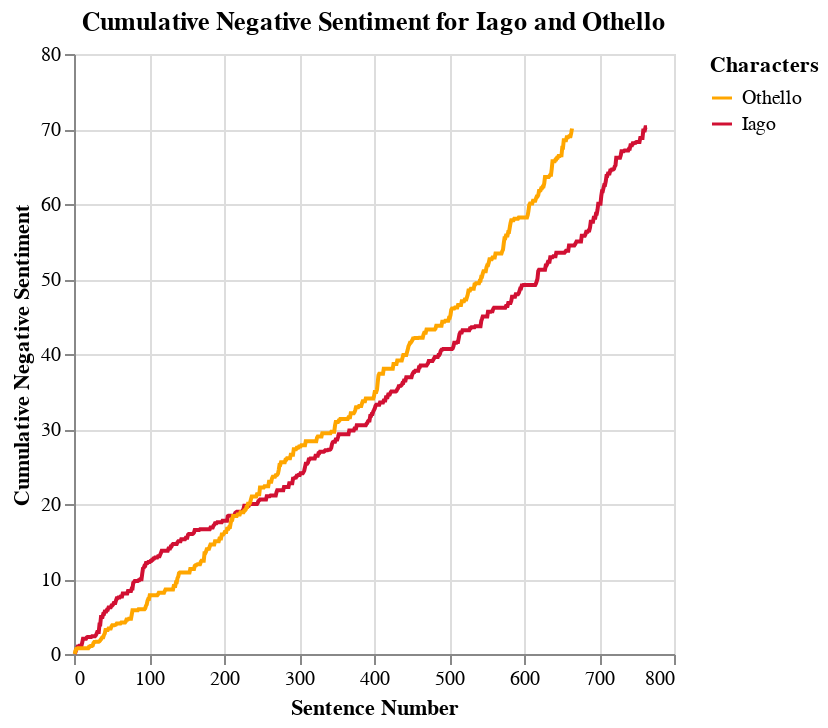

Source (notebook cell):
### Code cell
df_i = df[df["speaker"] == "Iago"].copy()
df_i["line_index"] = range(1, len(df_i)+1)

df_i['cumulative_neg_sentiment'] = df_i['neg_sentiment'].cumsum()
df_i['cumulative_compound_sentiment'] = df_i['compound_sentiment'].cumsum()

df_o = df[df["speaker"] == "Othello"].copy()
df_o["line_index"] = range(1, len(df_o)+1)

df_o['cumulative_neg_sentiment'] = df_o['neg_sentiment'].cumsum()
df_o['cumulative_compound_sentiment'] = df_o['compound_sentiment'].cumsum()

df_combined = pd.concat([df_i, df_o], axis=0)

domain = ["Othello", "Iago"]
range_ = ["#FFA600", "#D11033"]

df_neg = df_combined[["line_index", "cumulative_neg_sentiment", "speaker"]]

chart = alt.Chart(df_neg).mark_line().encode(
    alt.X("line_index:Q", title="Sentence Number"),
    alt.Y("cumulative_neg_sentiment:Q", title= "Cumulative Negative Sentiment"), 
    alt.Color("speaker", title="Characters", scale=alt.Scale(domain=domain, range=range_))
).properties(
    title = "Cumulative Negative Sentiment for Iago and Othello"
)

chart

### Figure 1 — Vega-Lite specification as saved in the notebook (floating-point values rounded to 4 significant figures; data arrays with more than 128 entries replaced by an {"elided": "..."} marker saying what was removed)
{"config": {"view": {"continuousWidth": 300, "continuousHeight": 300}}, "data": {"name": "data-b432436806c2881cb0e88a092bf7c33f"}, "mark": {"type": "line"}, "encoding": {"color": {"field": "speaker", "scale": {"domain": ["Othello", "Iago"], "range": ["#FFA600", "#D11033"]}, "title": "Characters", "type": "nominal"}, "x": {"field": "line_index", "title": "Sentence Number", "type": "quantitative"}, "y": {"field": "cumulative_neg_sentiment", "title": "Cumulative Negative Sentiment", "type": "quantitative"}}, "title": "Cumulative Negative Sentiment for Iago and Othello", "$schema": "https://vega.github.io/schema/vega-lite/v5.20.1.json", "datasets": {"data-b432436806c2881cb0e88a092bf7c33f": {"elided": "1428 records"}}}
